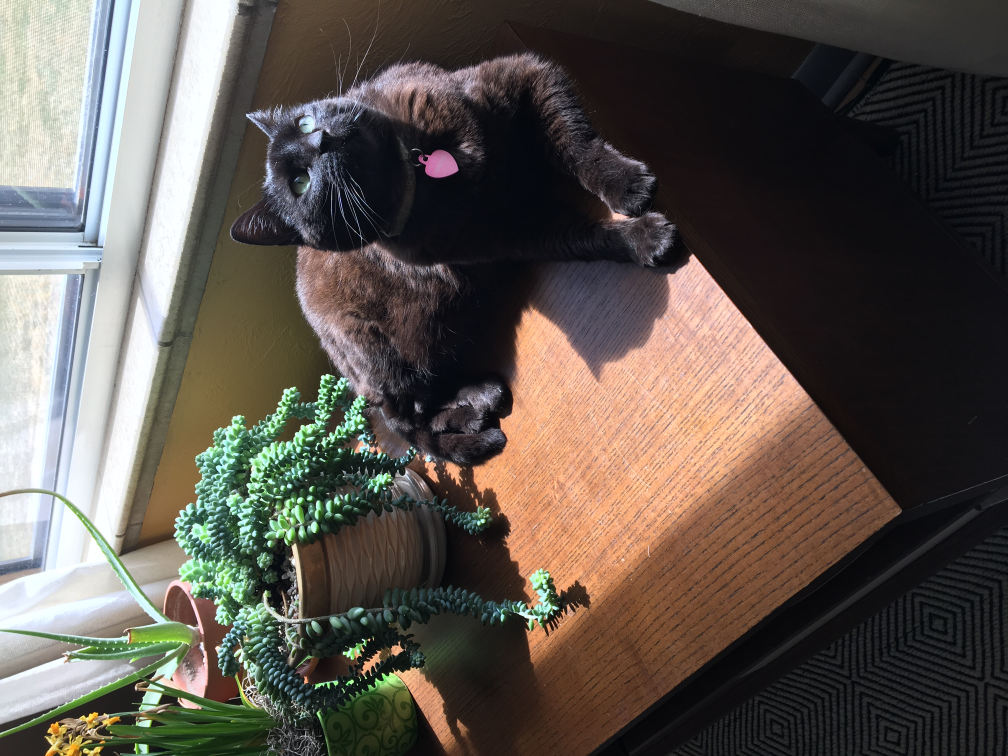
#> input picture ImageReconstruction/TestImages/kitty.JPG, 4032 x 3024 px, found by its file name (shown at 1/4 size)
$ jupyter execute imageParsing.ipynb   (shell and % lines are left out)
#> lines starting #> are read from the running program, lines starting #| are printed output that depends on the picture
[cell 1]
# We'll start with basic image parsing. This notebook contains some
# basic exercises with .jpg data after parsing it

# Importing image tools for reading .jpg.
# We'll need the Pillow branch (active) of the Python Image Library
# (PIL) here. We'll use numpy for array work.
from PIL import Image, ImageFilter
import numpy

#Read and display image in-notebook
im = Image.open( 'TestImages/kitty.jpg' ).rotate(-90)
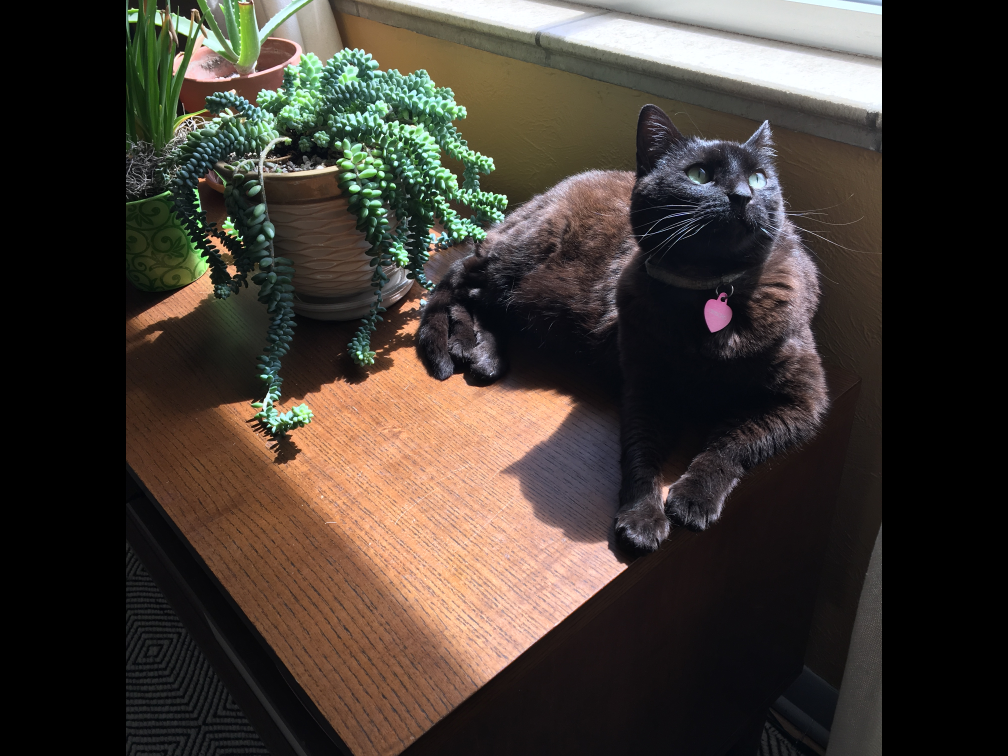
#> im: PIL image 4032x3024 RGB (shown at 1/4 size); mean R, G, B 66.5, 58.5, 51.3
#im

[cell 2]
# Next, let's simply try and save the im (image) data to a new file.
im.save('TestImages/kittyReproduction.jpg')

[cell 3]
# separating the data into bands
r,g,b = im.split()
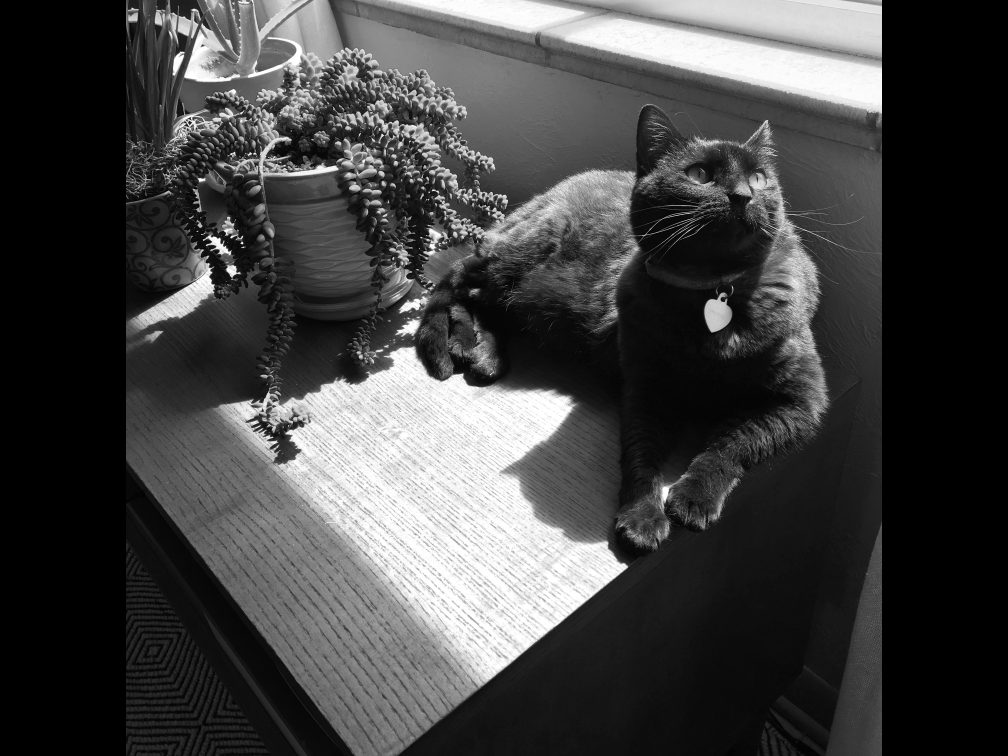
#> r: PIL image 4032x3024 L (shown at 1/4 size); min 0, max 255, mean 66.5
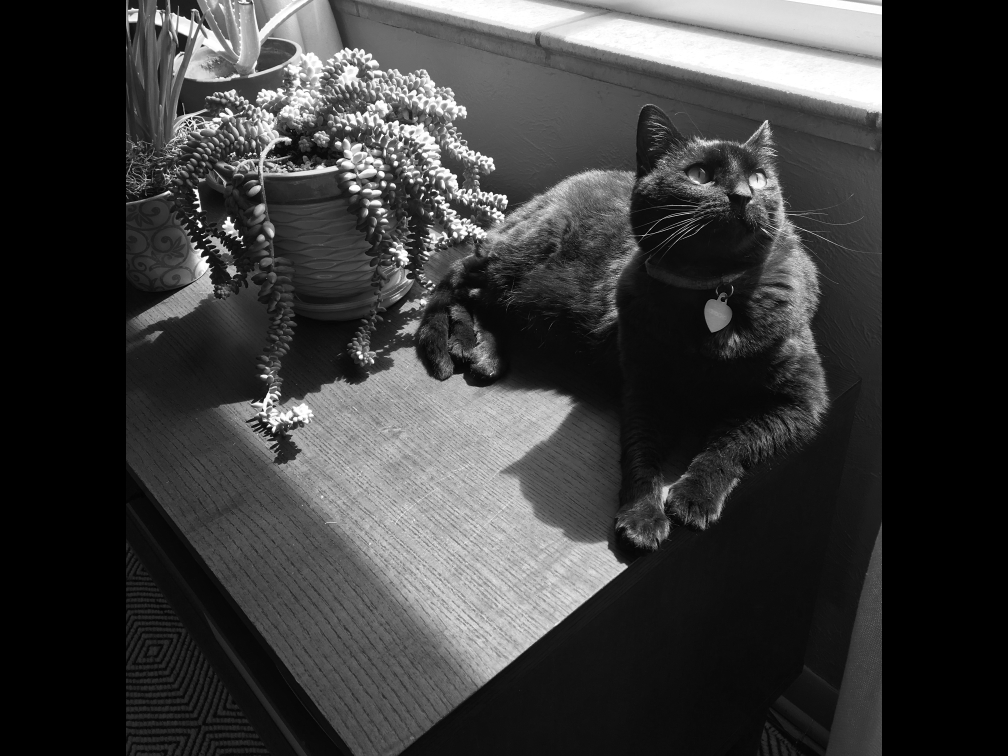
#> g: PIL image 4032x3024 L (shown at 1/4 size); min 0, max 255, mean 58.5
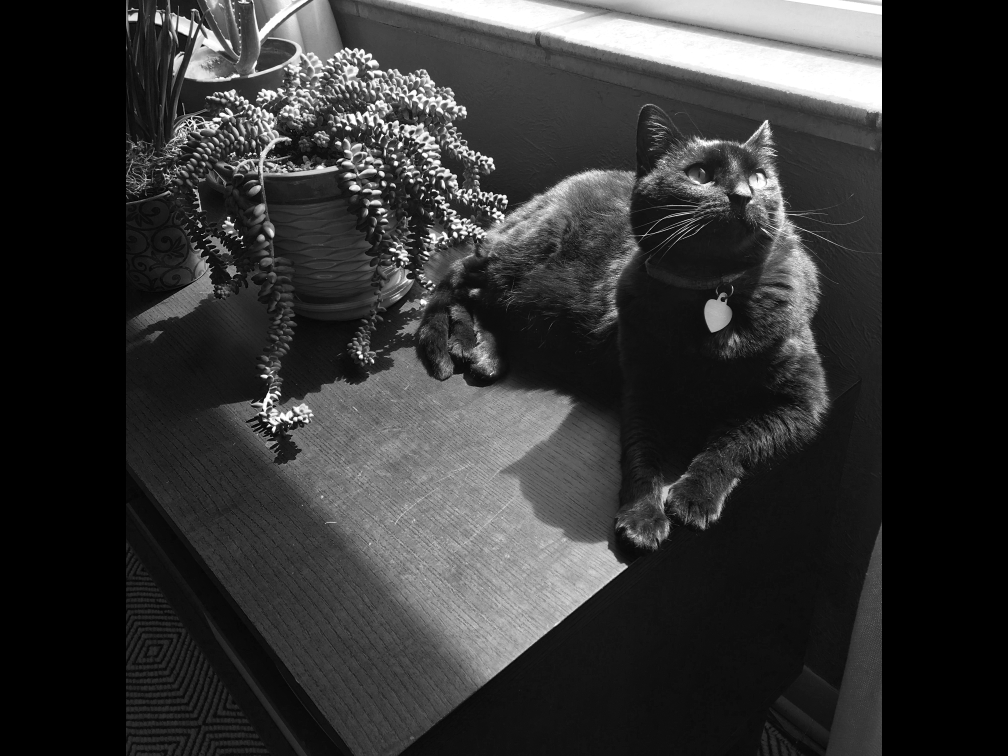
#> b: PIL image 4032x3024 L (shown at 1/4 size); min 0, max 255, mean 51.3

[cell 4]
# visualizing all blue-band data, for example
#b

[cell 5]
# converting image data to numpy array (this will be useful in analysis
# to follow in subsequent notebooks)
pix = numpy.array(im);

[cell 6]
# analyzing dimensions of "arrayed" image ()
pix.shape
#> Out = (3024, 4032, 3)

[cell 7]

# defining bounds for trial image subset (and timing operation with cell magic)
RL = 500
RU = 1500
CL = 2250
CU = 3250
pixSubset = pix[RL:RU,CL:CU,0:3]
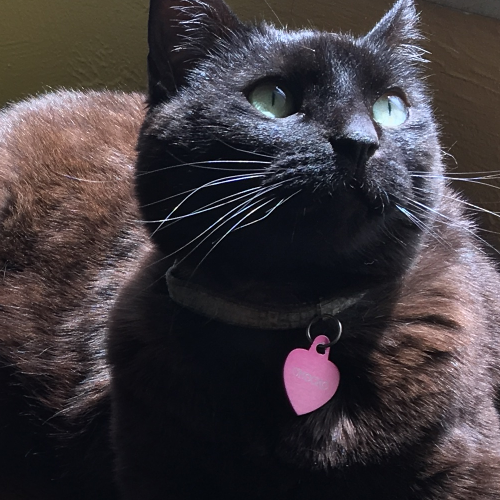
#> pixSubset: shape (1000, 1000, 3) (shown at 1/2 size); mean R, G, B 63.6, 57.2, 61

$ run again, with ImageReconstruction/TestImages/flowers.JPG copied over ImageReconstruction/TestImages/kitty.JPG
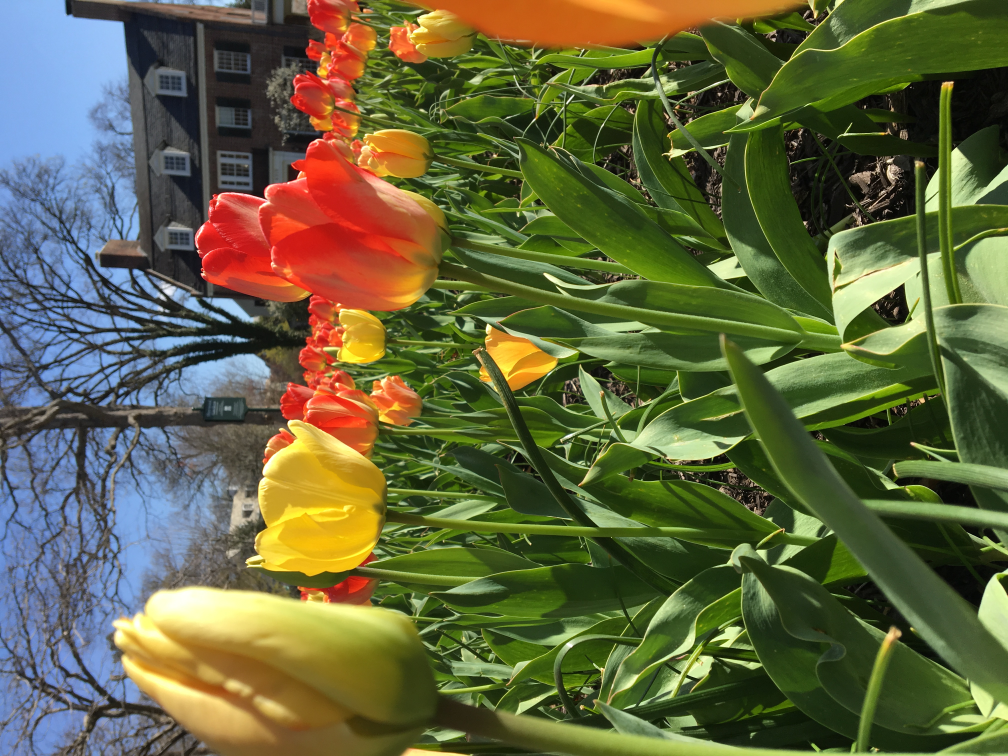
#> input picture ImageReconstruction/TestImages/flowers.JPG, 4032 x 3024 px, found by its file name (shown at 1/4 size)
#> `r,g,b = im.split()`:
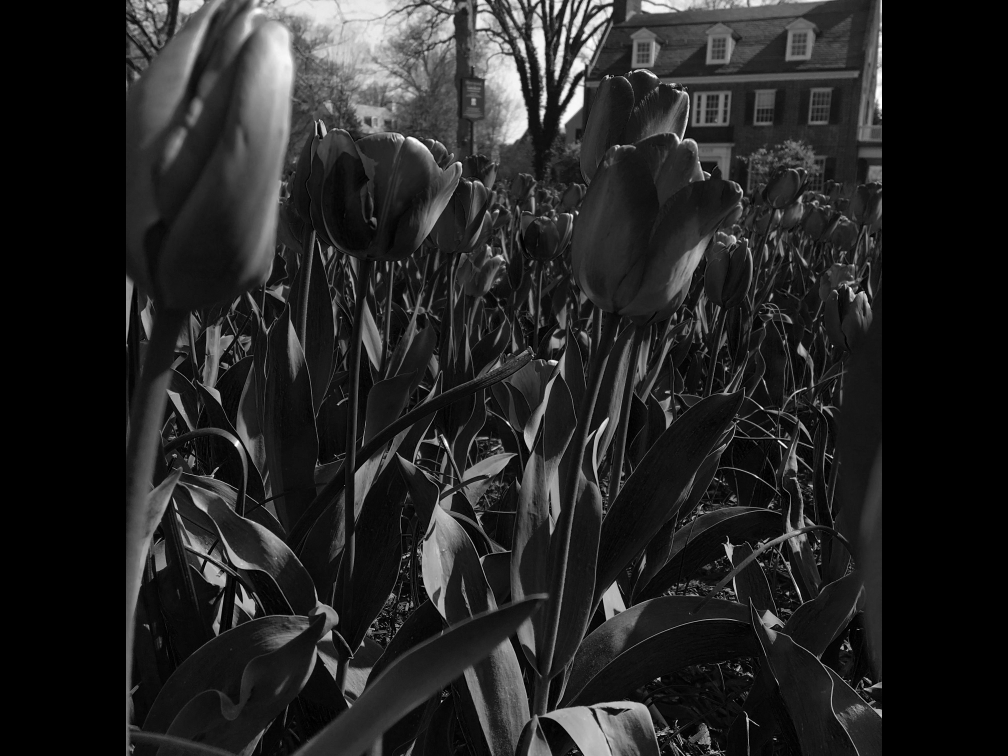
#> b: PIL image 4032x3024 L (shown at 1/4 size); min 0, max 255, mean 37.1
#> `pixSubset = pix[RL:RU,CL:CU,0:3]`:
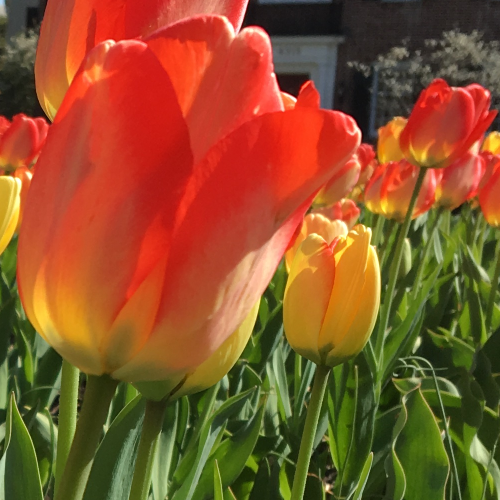
#> pixSubset: shape (1000, 1000, 3) (shown at 1/2 size); mean R, G, B 137.8, 82, 41.2
